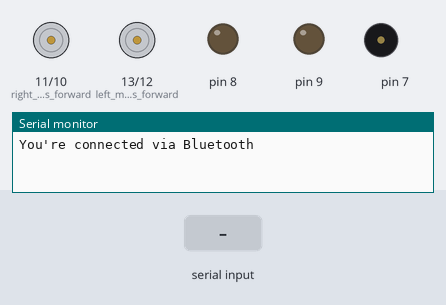
Bench run of a sketch on a simulated Arduino Uno, built with avr-gcc and run on an emulated ATmega328P. On the bench: motor-driver pin pairs drawn as motors (green arrow = first pin HIGH = forward, orange = second pin HIGH = backward, longer = more drive), output pins drawn as LEDs (lit = HIGH), buzzer (waves = sounding), the last lines printed to the serial monitor. Inputs (shaded band) come from the test bench.

Above: at 1.2 s.
1.3 s: "B" received over the second serial link
At 2.1 s:
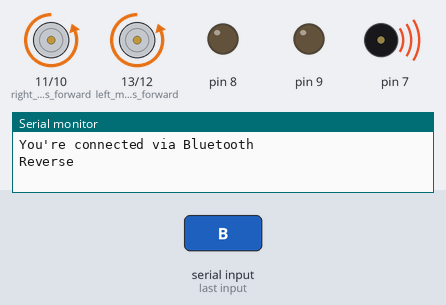
4.3 s: "F" received over the second serial link
At 4.7 s:
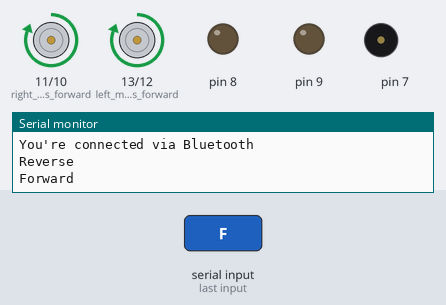
5.8 s: "L" received over the second serial link
At 7.0 s:
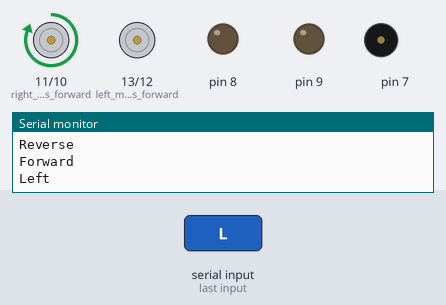
7.3 s: "R" received over the second serial link
At 8.2 s:
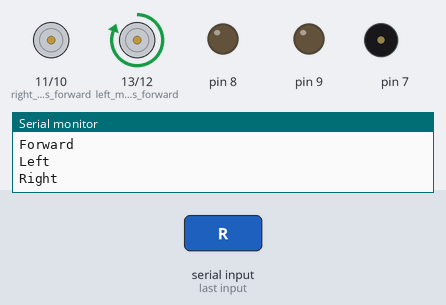
8.8 s: "A" received over the second serial link
At 9.4 s:
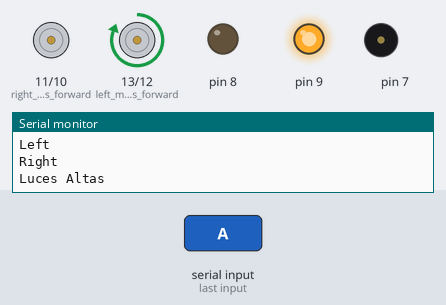
10.3 s: "S" received over the second serial link
At 10.6 s:
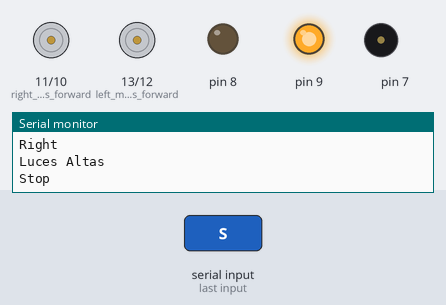
Timing chart, 0 to 12.8 s (numbered marks = the images above; inputs shaded):
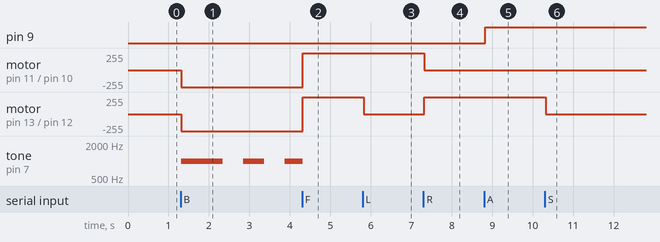

The sketch:

Carrito_BT.ino
```cpp
#include <SoftwareSerial.h>

SoftwareSerial mySerial(0, 1); // RX | TX

// Declaración de variables
int command;
float intensity = 100;
bool lucesAltas = false;
bool lucesBajas = false;
bool lucesIntermitentes = false;
bool reversa = false;
bool tonoActivo = false;
unsigned long lastToggleTimeI = 0;
unsigned long lastToggleTimeB = 0;

// Declaración de Constantes
const long interval = 500;          // Intervalo de medio segundo (en milisegundos)
const long intervalB = 500;         // Intervalo de medio segundo (en milisegundos)

void setup() {
   Serial.begin(9600);
   mySerial.begin(9600);
   Serial.println("You're connected via Bluetooth");

   // LEDS
   pinMode(9, OUTPUT);
   pinMode(8, OUTPUT);

   // BUZZER
   pinMode(7, OUTPUT);

   // LLANTAS
   pinMode(13,OUTPUT);   //left motors forward
   pinMode(12,OUTPUT);   //left motors reverse
   pinMode(11,OUTPUT);   //right motors forward
   pinMode(10,OUTPUT);   //right motors reverse

}

void loop() {
  if (mySerial.available()) {
    command=(mySerial.read());
    if (command=='F') {             // Si F, adelante
      Serial.println("Forward");
      digitalWrite(13,HIGH);
      digitalWrite(12,LOW);
      digitalWrite(11,HIGH);
      digitalWrite(10,LOW);
      reversa = false;
      noTone(7);
    }
    else if (command=='B') {        // Si B, Atras
      Serial.println("Reverse");
      digitalWrite(13,LOW);
      digitalWrite(12,HIGH);
      digitalWrite(11,LOW);
      digitalWrite(10,HIGH);
      tone(7, 1000);                // Sonido en el buzzer
      reversa = true;
      lastToggleTimeB = millis();
    } else if (command=='L') {      // Si L, Izquierda
      Serial.println("Left");
      digitalWrite(13,LOW);
      digitalWrite(12,LOW);
      digitalWrite(11,HIGH);
      digitalWrite(10,LOW);
      reversa = false;
      noTone(7);
    } else if (command=='R') {      // Si R, Derecha
      Serial.println("Right");
      digitalWrite(13,HIGH);
      digitalWrite(12,LOW);
      digitalWrite(11,LOW);
      digitalWrite(10,LOW);
      reversa = false;
      noTone(7);
    } else if (command=='S') {      // Si S, Detener
      Serial.println("Stop");
      digitalWrite(13,LOW);
      digitalWrite(12,LOW);
      digitalWrite(11,LOW);
      digitalWrite(10,LOW);
      reversa = false;
      noTone(7);
    } else if (command == 'A') {    // Si A, Luces Altas
      Serial.println("Luces Altas");
      lucesAltas = !lucesAltas;
      lucesBajas = false;
      digitalWrite(9, lucesAltas ? HIGH : LOW);
    }
    else if (command == 'U') {      // si U, Luces Bajas
      Serial.println("Luces Bajas");
      lucesBajas = !lucesBajas;
      lucesAltas = false;
      analogWrite(9, lucesBajas ? intensity : LOW);
    }
    else if (command == 'I') {      // Si I, Luces intermitentes
      Serial.println("Luces Intermitentes");
      lucesIntermitentes = !lucesIntermitentes;
      if (lucesIntermitentes == 0) {
        digitalWrite(8, LOW);
      }
      // Verificar si ha pasado el intervalo de tiempo
      lastToggleTimeI = millis();
    }
  }

  // funcionamiento de las luces intermitentes
  if (lucesIntermitentes) {
    unsigned long currentMillisI = millis();
    if (currentMillisI - lastToggleTimeI >= interval) {
      // Guardar el tiempo actual
      lastToggleTimeI = currentMillisI;
      // Cambiar el estado de los LED
      digitalWrite(8, lucesIntermitentes ? !digitalRead(8) : LOW);
    }
  }

  // Funcionamiento del sonido en el buzzer para la reversa
  if (reversa) {
    unsigned long currentMillisB = millis();
    if (currentMillisB - lastToggleTimeB >= intervalB) {
      // Guardar el tiempo actual
      lastToggleTimeB = currentMillisB;
      // Cambiar el estado de los LED
      // Cambiar el estado del tono
        if (tonoActivo) {
            noTone(7);
        } else {
            tone(7, 1000);
        }
        // Invertir el estado del tono
        tonoActivo = !tonoActivo;
    }
  }
  delay(30);
}
```

Measured:
- after the input at 1.3 s, motor on pin 11 (right_motors_forward) / pin 10 (right_motors_reverse), motor on pin 13 (left_motors_forward) / pin 12 (left_motors_reverse): stopped → backward 255/255 at once; tone on pin 7: goes 1000 Hz 1.0 s, silent 0.51 s, 1000 Hz 0.51 s, silent 0.51 s, then 1000 Hz, starting at once
- after the input at 4.3 s, motor on pin 11 (right_motors_forward) / pin 10 (right_motors_reverse), motor on pin 13 (left_motors_forward) / pin 12 (left_motors_reverse): backward 255/255 → forward 255/255 at once
- after the input at 5.8 s, motor on pin 13 (left_motors_forward) / pin 12 (left_motors_reverse): forward 255/255 → stopped at once
- after the input at 7.3 s, motor on pin 11 (right_motors_forward) / pin 10 (right_motors_reverse): forward 255/255 → stopped at once; motor on pin 13 (left_motors_forward) / pin 12 (left_motors_reverse): stopped → forward 255/255 at once
- after the input at 8.8 s, pin 9: LOW → HIGH at once
- after the input at 10.3 s, motor on pin 13 (left_motors_forward) / pin 12 (left_motors_reverse): forward 255/255 → stopped at once
